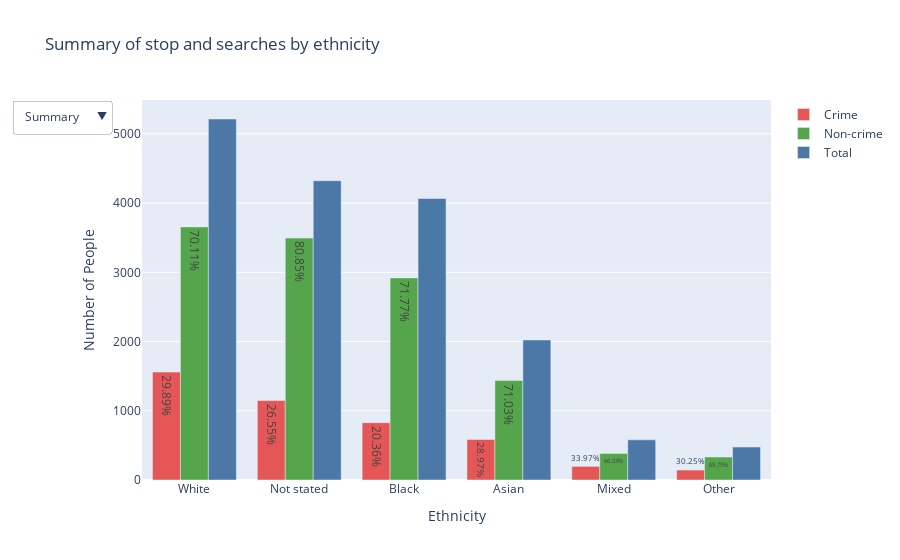

The cell this chart's notebook holds for it:
### Code cell
trace1 = go.Bar(
    x=ethnicities['ethnicity'],
    y=ethnicities['crime'],
    text=ethnicities['percentage_crime'].apply(lambda x: '{percent:.2%}'.format(percent=x)),
    name='Crime',
    marker_color="#E45756",
)

trace2 = go.Bar(
    x=ethnicities['ethnicity'],
    y=ethnicities['nocrime'],
    text=ethnicities['percentage_nocrime'].apply(lambda x: '{percent:.2%}'.format(percent=x)),
    name='Non-crime',
    marker_color="#54A54B"
)

trace3 = go.Bar(
    x=ethnicities['ethnicity'],
    y=ethnicities['total'],
    name='Total',
    marker_color="#4C78A8"
)
layout = go.Layout(
    updatemenus=[
        dict(
            type="dropdown",
            active=0,
            xanchor="right",
            yanchor="top",
            direction="down",
            buttons=list([
                dict(label="Summary",
                     method="update",
                     args=[{"visible": [True, True, True]
                     },
                     {"title": "Summary of stop and searches by ethnicity",
                     }]),
                dict(label="Crime",
                     method="update",
                     args=[{"visible": [True, False, False]},
                           {"title": "Criminal officer judgment stop and searches by ethnicity"}]),
                dict(label="Non-crime",
                     method="update",
                     args=[{"visible": [False, True, False]},
                     {"title": "Non-criminal officer judgment top and searches with by ethnicity"}]),
                dict(label="Total",
                     method="update",
                     args=[{"visible": [False, False, True]
                     },
                     {"title": "Total stop and searches by ethnicity",
                     }])
            ]),
        )
    ])

fig = go.Figure(data=[trace1, trace2, trace3], layout=layout)

fig.update_layout(
    xaxis_title="Ethnicity",
    yaxis_title="Number of People",
    title="Summary of stop and searches by ethnicity"
)
fig.show()

### Figure 1 — Plotly figure (JSON) as saved in the notebook; plotly's stock layout.template omitted (floating-point values rounded to 4 significant figures)
{"data": [{"marker": {"color": "#E45756"}, "name": "Crime", "text": ["29.89%", "26.55%", "20.36%", "28.97%", "33.97%", "30.25%"], "type": "bar", "x": ["White", "Not stated", "Black", "Asian", "Mixed", "Other"], "y": [1559, 1148, 828, 586, 197, 144]}, {"marker": {"color": "#54A54B"}, "name": "Non-crime", "text": ["70.11%", "80.85%", "71.77%", "71.03%", "66.03%", "69.75%"], "type": "bar", "x": ["White", "Not stated", "Black", "Asian", "Mixed", "Other"], "y": [3656, 3496, 2919, 1437, 383, 332]}, {"marker": {"color": "#4C78A8"}, "name": "Total", "type": "bar", "x": ["White", "Not stated", "Black", "Asian", "Mixed", "Other"], "y": [5215, 4324, 4067, 2023, 580, 476]}], "layout": {"title": {"text": "Summary of stop and searches by ethnicity"}, "updatemenus": [{"active": 0, "buttons": [{"args": [{"visible": [true, true, true]}, {"title": "Summary of stop and searches by ethnicity"}], "label": "Summary", "method": "update"}, {"args": [{"visible": [true, false, false]}, {"title": "Criminal officer judgment stop and searches by ethnicity"}], "label": "Crime", "method": "update"}, {"args": [{"visible": [false, true, false]}, {"title": "Non-criminal officer judgment top and searches with by ethnicity"}], "label": "Non-crime", "method": "update"}, {"args": [{"visible": [false, false, true]}, {"title": "Total stop and searches by ethnicity"}], "label": "Total", "method": "update"}], "direction": "down", "type": "dropdown", "xanchor": "right", "yanchor": "top"}], "xaxis": {"title": {"text": "Ethnicity"}}, "yaxis": {"title": {"text": "Number of People"}}}}
